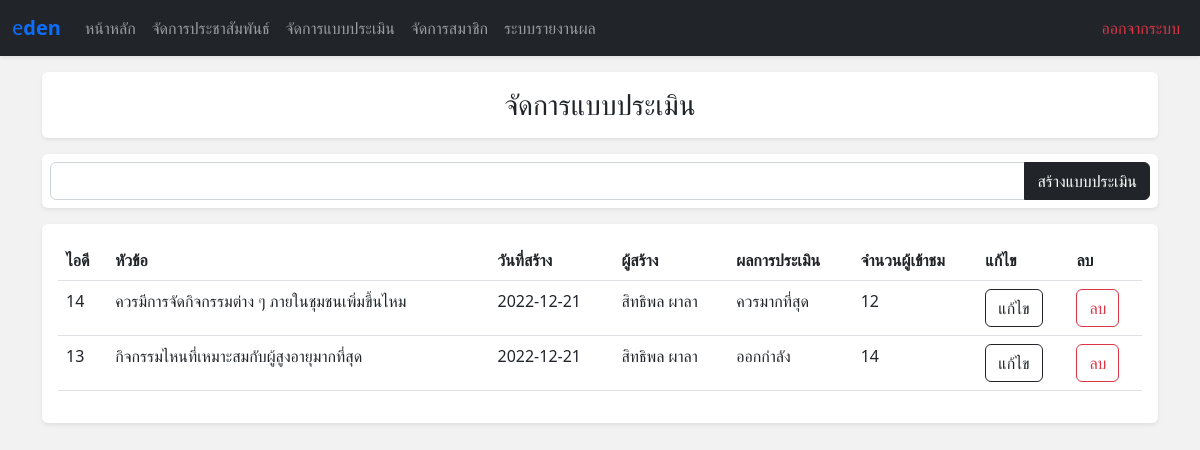
/admin/polls (signed in), run on an earlier commit of the app's database.
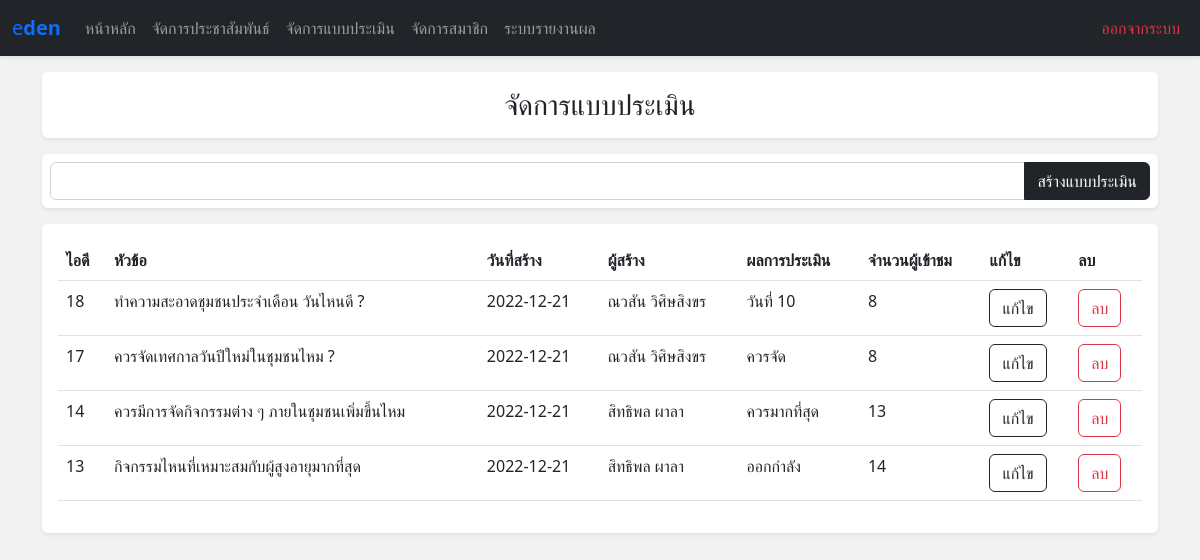
And on a later commit of the database.
### tables this page shows
CREATE TABLE `poll` (
  `poll_id` int(5) NOT NULL,
  `poll_name` varchar(200) NOT NULL,
  `poll_date` date NOT NULL,
  `mem_id` int(5) NOT NULL,
  `poll_view` int(10) NOT NULL
);

CREATE TABLE `member` (
  `mem_id` int(5) NOT NULL,
  `mem_name` varchar(200) NOT NULL,
  `mem_address` varchar(200) NOT NULL,
  `mem_date` date NOT NULL,
  `mem_email` varchar(100) NOT NULL,
  `mem_tel` varchar(20) NOT NULL,
  `mem_username` varchar(50) NOT NULL,
  `mem_password` varchar(50) NOT NULL,
  `mem_view` int(5) NOT NULL,
  `mem_status` varchar(10) NOT NULL,
  `mem_regis_date` date NOT NULL
);

CREATE TABLE `poll_detail` (
  `poll_detail_id` int(5) NOT NULL,
  `poll_id` int(5) NOT NULL,
  `poll_detail_name` varchar(200) NOT NULL,
  `poll_detail_count` int(5) NOT NULL
);

### modules/getParams.php (called while the page is built, shortened)
<?php
function getParams($p=-1) {
    $path_ex= explode('/', parse_url($_SERVER['REQUEST_URI'], 5));
    if($p > -1) {
        return $path_ex[$p+1];
    } else {
        return $path_ex[sizeof($path_ex)-1];
    }
}
function fetch($result){
    return mysqli_fetch_assoc($result);
}

### com/admin-polls/ShowPoll.php (the view, shortened to what this page needs)
<?php
$allPoll=$db->query("SELECT * FROM poll ORDER BY poll_id DESC");
?>
<div class="bg-white rounded shadow-sm p-3 my-3" style="overflow-x: scroll;">
    <table class="table table-hover">
        <thead>
            <th>ไอดี</th>
            <th>หัวข้อ</th>
            <th>วันที่สร้าง</th>
            <th>ผู้สร้าง</th>
            <th>ผลการประเมิน</th>
            <th>จำนวนผู้เข้าชม</th>
            <th>แก้ไข</th>
            <th>ลบ</th>
        </thead>
        <tbody>
            <?php while($poll=fetch($allPoll)) {
                $usr_c_p = fetch($db->query("SELECT * FROM member WHERE mem_id = " . $poll['mem_id'])); ?>
            <tr>
                <td><?php echo $poll['poll_id']; ?></td>
                <td><?php echo $poll['poll_name']; ?></td>
                <td><?php echo $poll['poll_date']; ?></td>
                <td><?php echo $usr_c_p['mem_name'] ?? "ไม่พบผู้ใช้"; ?></td>
                <td><?php echo fetch($db->query("SELECT * FROM poll_detail WHERE poll_id = {$poll['poll_id']}  ORDER BY poll_detail_count DESC"))['poll_detail_name'] ?? 'ผลการประเมินยังไม่พร้อม'; ?></td>
                <td><?php echo $poll['poll_view']; ?></td>
                <td>
                    <a href="?poll_id=<?php echo $poll['poll_id']; ?>" class="btn btn btn-outline-dark">แก้ไข</a>
                </td>
                <td>
                    <form method="post">
                        <button name="deletePoll" class="btn btn-outline-danger">ลบ</button>
                    </form>
                </td>
            </tr>
            <?php } ?>
        </tbody>
    </table>
</div>

### index.php (shortened to what this page needs)
<?php
require('./modules/getParams.php');
?>
<!DOCTYPE html>
<html lang="en">
<head>
    <link rel="stylesheet" href="/11pdln/public/css/bootstrap.min.css">
</head>
<body style="background-color:#f2f2f2;">
    <?php
    require('./com/Navbar.php');
    require('./pages/_main.php');
    ?>
</body>
</html>

### com/Navbar.php (shortened to what this page needs)
<?php
if(getParams(1) == 'admin') {
    if(isset($_SESSION['status']) && $_SESSION['status'] == 'admin') {
        return require('./com/AdminNavbar.php');
    }
}
 ?>

### com/AdminNavbar.php (shortened to what this page needs)
<nav class="navbar navbar-expand-md bg-dark shadow-sm navbar-dark sticky-top">
    <div class="container-fluid">
        <a href="/11pdln/home" class="navbar-brand text-primary">e<span class="fw-bold">den</span></a>
        <div class="navbar-collapse collapse" id="navbarText">
            <ul class="navbar-nav me-auto mb-2 mb-lg-0">
                <li class="nav-item">
                    <a href="/11pdln/home" class="nav-link">หน้าหลัก</a>
                </li>
                <li class="nav-item">
                    <a href="/11pdln/admin/" class="nav-link">จัดการประชาสัมพันธ์</a>
                </li>
                <li class="nav-item">
                    <a href="/11pdln/admin/polls" class="nav-link">จัดการแบบประเมิน</a>
                </li>
                <li class="nav-item">
                    <a href="/11pdln/admin/members" class="nav-link">จัดการสมาชิก</a>
                </li>
                <li class="nav-item">
                    <a href="/11pdln/admin/reports" class="nav-link">ระบบรายงานผล</a>
                </li>
            </ul>
            <ul class="navbar-nav">
                <li class="nav-item">
                    <a href="/11pdln/login?logout" class="nav-link text-danger">ออกจากระบบ</a>
                </li>
            </ul>
        </div>
    </div>
</nav>

### pages/_main.php (shortened to what this page needs)
<?php
$path_ex= explode('/', parse_url($_SERVER['REQUEST_URI'], 5));
$pages='./pages';
for($i=2; $i< sizeof($path_ex); $i++) {
    if($path_ex[$i] == '') {
        $pages .= '/index';
    } else {
        $pages .= '/' . $path_ex[$i];
    }
 }
 $pages .='.php';
 if(file_exists($pages) && strpos($pages, '_') === false) {
    require($pages);
 } else {
    require('./pages/_error.php');
 }

### pages/admin/polls.php (shortened to what this page needs)
<div class="container">
    <h3 class="bg-white rounded shadow-sm p-3 my-3 text-center">จัดการแบบประเมิน</h3>
    <?php
     require('./com/admin-polls/CreatePoll.php');
     require('./com/admin-polls/ShowPoll.php');
     ?>
</div>

### com/admin-polls/CreatePoll.php (shortened to what this page needs)
<form class="bg-white rounded shadow-sm input-group p-2 my-3" method="post">
    <input type="text" class="form-control" name="poll_name" id="">
    <button name="createPoll" class="btn btn-dark">สร้างแบบประเมิน</button>
</form>

What changed in the data, as far as the page shows it:
added poll: poll_id "18", poll_name "ทำความสะอาดชุมชนประจำเดือน วันไหนดี ?", poll_date "2022-12-21", mem.mem_name "ณวสัน วิศิษสิงขร", poll_id.poll_detail_name "วันที่ 10", poll_view "8"
added poll: poll_id "17", poll_name "ควรจัดเทศกาลวันปีใหม่ในชุมชนไหม ?", poll_date "2022-12-21", mem.mem_name "ณวสัน วิศิษสิงขร", poll_id.poll_detail_name "ควรจัด", poll_view "8"
changed poll "ควรมีการจัดกิจกรรมต่าง ๆ ภายในชุมชนเพิ่มขึ้นไหม": poll_view "12" → "13"
